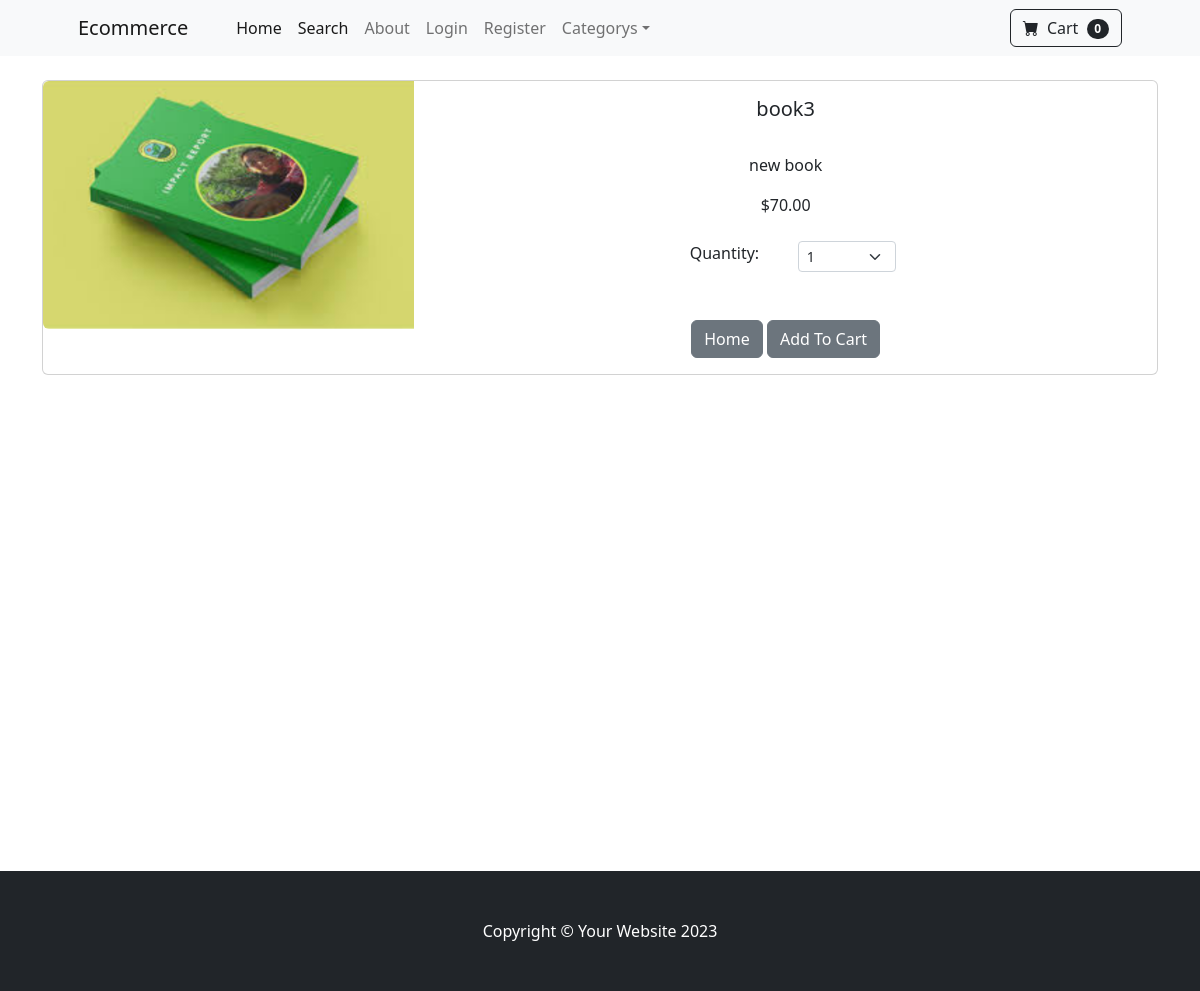
Page /product/6 on the committed database.
### store/models.py (models this page shows, shortened)
class Product(models.Model):
	name = models.CharField(max_length=100)
	price = models.DecimalField(default=0, decimal_places=2, max_digits=6)
	category = models.ForeignKey(Category, on_delete=models.CASCADE, default=1)
	description = models.CharField(max_length=250, default='', blank=True, null=True)
	image = models.ImageField(upload_to='uploads/product/')
	is_sale = models.BooleanField(default=False)
	sale_price = models.DecimalField(default=0, decimal_places=2, max_digits=6)

### store/views.py (the view)
# urls.py: path('product/<int:pk>', views.product, name='product'),
def product(request, pk):
    product = get_object_or_404(Product, id=pk)  # This will raise 404 if product not found
    context = {
        'product': product,
        'quantity_range': range(1, 6)  # Pass a range for quantities
    }
    return render(request, 'product.html', context)

### cart/cart.py (called while the page is built)
	def __len__(self):
		return len(self.cart)

### cart/context_processors.py (called while the page is built)
def cart(request):
	return {'cart': Cart(request)}

### store/context_processors.py (called while the page is built)
def global_context(request):
    categories = Category.objects.all()
    return {'categories': categories,}

### store/templates/product.html (shortened to what this page needs)
{% extends 'base.html' %}
{% block content %}
<div class="container">
    <br/>
    <div class="card mb-3">
        <div class="row g-0">
            <div class="col-md-4">
                <img src="{{ product.image.url }}" class="img-fluid rounded-start" alt="Product Image">
            </div>
            <div class="col-md-8">
                <div class="card-body">
                    <center>
                        <h5 class="card-title">{{ product.name }}</h5>
                        <br/>
                        <p class="card-text text-justify">{{ product.description }}</p>
                        {% if product.is_sale %}
                            <div class="d-flex justify-content-center small text-warning mb-2">
                                <div class="bi-star-fill"></div>
                                &nbsp;&nbsp;Sale!&nbsp;&nbsp;
                                <div class="bi-star-fill"></div>
                            </div>
                            <strike>${{ product.price }}</strike>
                            &nbsp;${{ product.sale_price }}
                        {% else %}
                            ${{ product.price }}
                        {% endif %}
                        <br/><br/>
                        <div class="row justify-content-center">
                            <div class="col-md-2">Quantity:</div>
                            <div class="col-md-2">
                              <select class="form-select form-select-sm" id="qty-cart">
                                {% for i in quantity_range %}
                                    <option value="{{ i }}">{{ i }}</option>
                                {% endfor %}
                            </select>
                            </div>
                        </div>
                        <br/><br/>
                        <a href="{% url 'home' %}" class="btn btn-secondary">Home</a>
                        <button type="button" value="{{ product.id }}" class="btn btn-secondary" id="add-cart">Add To Cart</button>
                    </center>
                </div>
            </div>
        </div>
    </div>
</div>
<br/><br/><br/><br/><br/><br/><br/><br/><br/><br/><br/><br/><br/><br/><br/><br/><br/><br/><br/><br/>
{% endblock %}

### rows in the picture
Product: image (picture), name "book3", description "new book", price "70.00"

### other values in the picture
{{ cart|length }} "0"
form field value "1"
